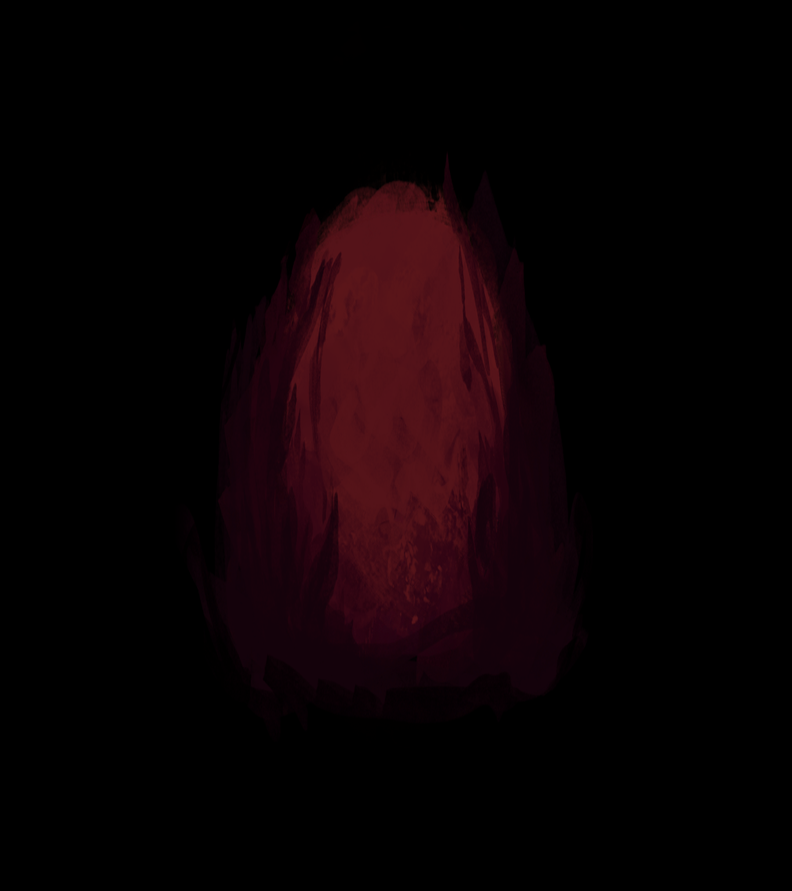
#> input picture src/Primal/scenes/primal artificer/primal artificer background - 5.png, 792 x 891 px, shrunk from 1366 x 1536 before the run
$ python unmatte-black-backdrop.py '../src/Primal/scenes/primal artificer/primal artificer background - 5.png'
#> lines starting #> are read from the running program, lines starting #| are printed output that depends on the picture
#!/usr/bin/env python3
"""Turn a portrait depth layer's flat black field into transparency, in place.

WHY: the character-select menu draws its rain effect *behind* the portrait scene, so any depth
layer that is a fully opaque rectangle hides the rain everywhere it covers -- the rain then only
appears outside the layer, which is the bug this fixes. Vanilla's own depth layers are alpha-cut
painted shapes (opaque fraction 0.14-0.72 across the stock Artificer/Spearmaster scenes),
transparent wherever nothing is painted. Flat-mode "- Flat" assets are the opposite and are
correctly fully opaque -- do not run this on those.

The Primal Spearmaster art is generated from layered sources, so it just omits its black layer
(see build-spearmaster-scene.py). The Primal Artificer art has NO source layers in this repo --
only the flattened PNGs -- so its black field has to be keyed out of the finished image instead,
and this script is the only record of how that was done. It is idempotent: pixels already
transparent stay transparent, and their RGB is already black.

HOW: alpha is ramped on luminance between LO and HI. Those bounds are deliberately tight. The
backdrop is a genuinely flat black field (76% of pixels sit at luminance <= 2, and only 0.8% more
appear by luminance 5), so a low cut separates "field" from "paint" cleanly, while anything the
artist actually painted -- including dark cave walls and shadows at luminance 12+ -- stays fully
opaque and keeps the original look. The short ramp preserves the soft brush edges where the
painting fades into the field, rather than cutting a hard outline around it.
"""

import sys
from pathlib import Path

import numpy as np
from PIL import Image

ROOT = Path(__file__).resolve().parent.parent

DEFAULT_TARGETS = [
    ROOT / "src/Primal/scenes/primal artificer/primal artificer background - 5.png",
    ROOT / "src/Primal/scenes/primal artificer/primal artificer end bkg.png",
]

LO, HI = 2.0, 12.0


def unmatte(path):
    im = Image.open(path).convert("RGBA")
    a = np.asarray(im).astype(np.float32)
    lum = a[:, :, :3].max(axis=2)
    ramp = np.clip((lum - LO) / (HI - LO), 0.0, 1.0)
    a[:, :, 3] *= ramp
    out = Image.fromarray(a.round().clip(0, 255).astype(np.uint8), "RGBA")
    out.save(path, optimize=True)
    return (np.asarray(out)[:, :, 3] > 250).mean()


def main():
    targets = [Path(p) for p in sys.argv[1:]] or DEFAULT_TARGETS
    for path in targets:
        before = (np.asarray(Image.open(path).convert("RGBA"))[:, :, 3] > 250).mean()
#> before = 1
        after = unmatte(path)
#> in unmatte, im is the input picture: PIL image 792x891 RGBA; mean R, G, B, A 10.3, 1.7, 3.6, 255
#> in unmatte, `lum = a[:, :, :3].max(axis=2)`:
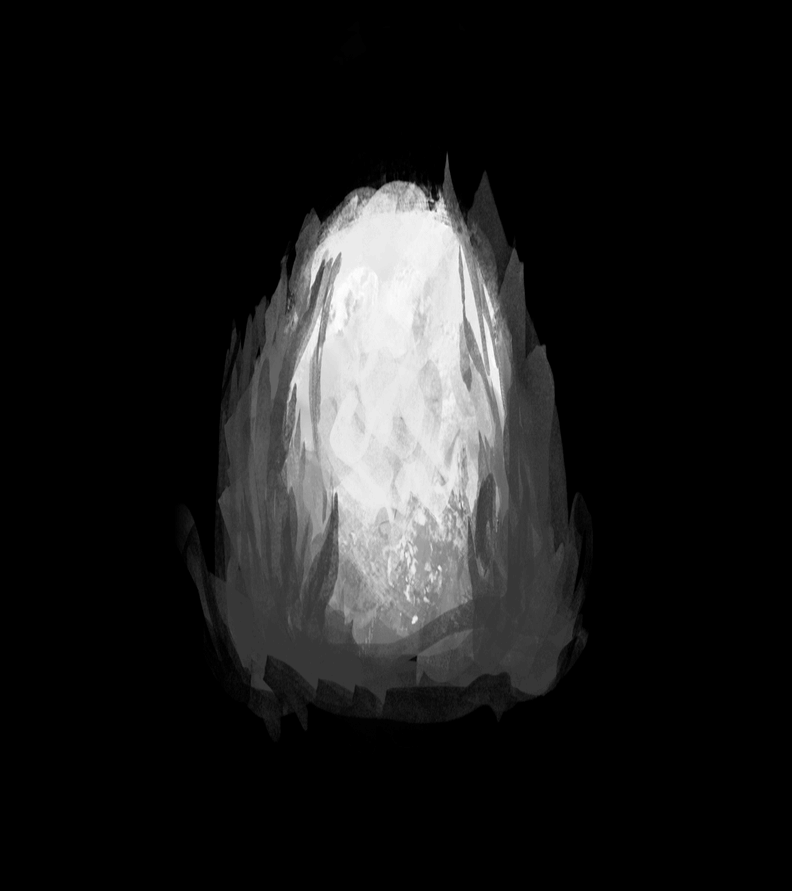
#> lum: shape (891, 792) float32; min 0, max 92, mean 10.3; drawn with min black and max white
#> in unmatte, `ramp = np.clip((lum - LO) / (HI - LO), 0.0, 1.0)`:
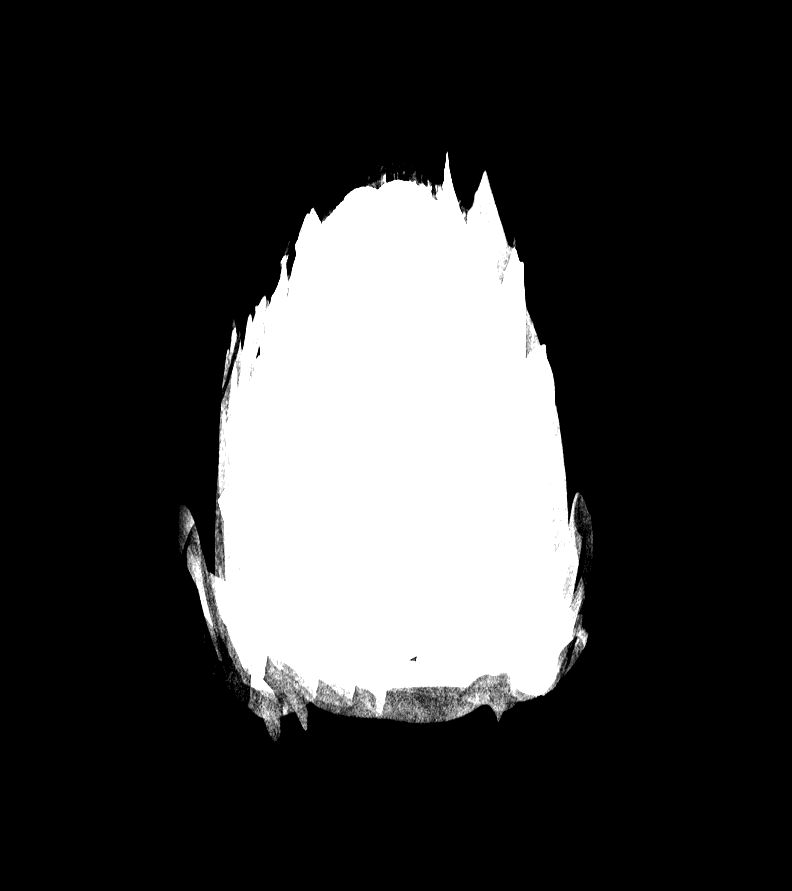
#> ramp: shape (891, 792) float32; min 0, max 1, mean 0.225
#> in unmatte, `a[:, :, 3] *= ramp`:
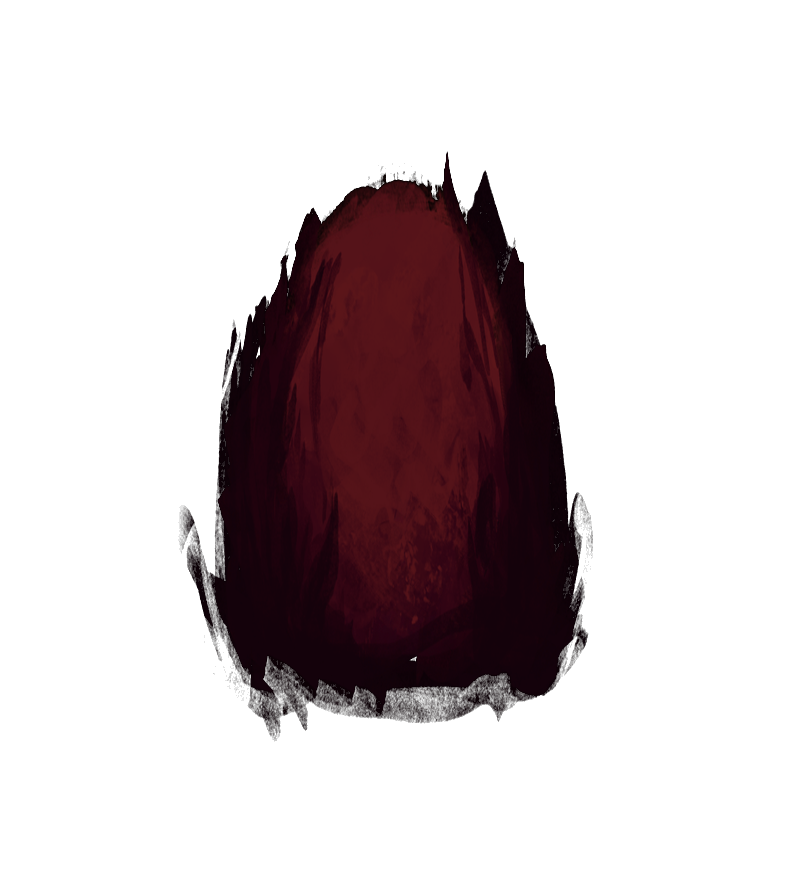
#> a: shape (891, 792, 4) float32; mean R, G, B, A 10.3, 1.7, 3.6, 57.6; transparent parts drawn white
#> after = 0.213
        print(f"{path.name:<45} opaque-frac {before:.2f} -> {after:.2f}")
#| primal artificer background - 5.png           opaque-frac 1.00 -> 0.21


if __name__ == "__main__":
    main()
